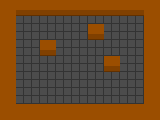

Below is a game level as drawn by its tile map, then a one-line description and the .tmx file that defines it, in full:
An orthogonal 20x15 tile map with 8x8 px tiles, 1 tile layer (Tile Layer 1), 2 tilesets and 3 objects.

<map version="1.0" orientation="orthogonal" width="20" height="15" tilewidth="8" tileheight="8">
 <tileset firstgid="1" name="leveltiles" tilewidth="8" tileheight="8">
  <image source="../graphics/leveltiles.png" width="32" height="8" />
 </tileset>
 <tileset firstgid="5" name="entitytiles" tilewidth="8" tileheight="8">
  <image source="../raw/entitytiles.png" width="56" height="16" />
 </tileset>
 <layer name="Tile Layer 1" width="20" height="15">
  <data encoding="csv">
4,4,4,4,4,4,4,4,4,4,4,4,4,4,4,4,4,4,4,4,
4,4,3,3,3,3,3,3,3,3,3,3,3,3,3,3,3,3,4,4,
4,4,2,2,2,2,2,2,2,2,2,2,2,2,2,2,2,2,4,4,
4,4,2,2,2,2,2,2,2,2,2,4,4,2,2,2,2,2,4,4,
4,4,2,2,2,2,2,2,2,2,2,3,3,2,2,2,2,2,4,4,
4,4,2,2,2,4,4,2,2,2,2,2,2,2,2,2,2,2,4,4,
4,4,2,2,2,3,3,2,2,2,2,2,2,2,2,2,2,2,4,4,
4,4,2,2,2,2,2,2,2,2,2,2,2,4,4,2,2,2,4,4,
4,4,2,2,2,2,2,2,2,2,2,2,2,3,3,2,2,2,4,4,
4,4,2,2,2,2,2,2,2,2,2,2,2,2,2,2,2,2,4,4,
4,4,2,2,2,2,2,2,2,2,2,2,2,2,2,2,2,2,4,4,
4,4,2,2,2,2,2,2,2,2,2,2,2,2,2,2,2,2,4,4,
4,4,2,2,2,2,2,2,2,2,2,2,2,2,2,2,2,2,4,4,
4,4,4,4,4,4,4,4,4,4,4,4,4,4,4,4,4,4,4,4,
4,4,4,4,4,4,4,4,4,4,4,4,4,4,4,4,4,4,4,4
</data>
 </layer>
 <objectgroup name="Object Layer 1" width="20" height="15">
  <object gid="12" x="56" y="79" />
  <object gid="11" x="56" y="96" />
  <object gid="13" x="40" y="71" />
 </objectgroup>
</map>
